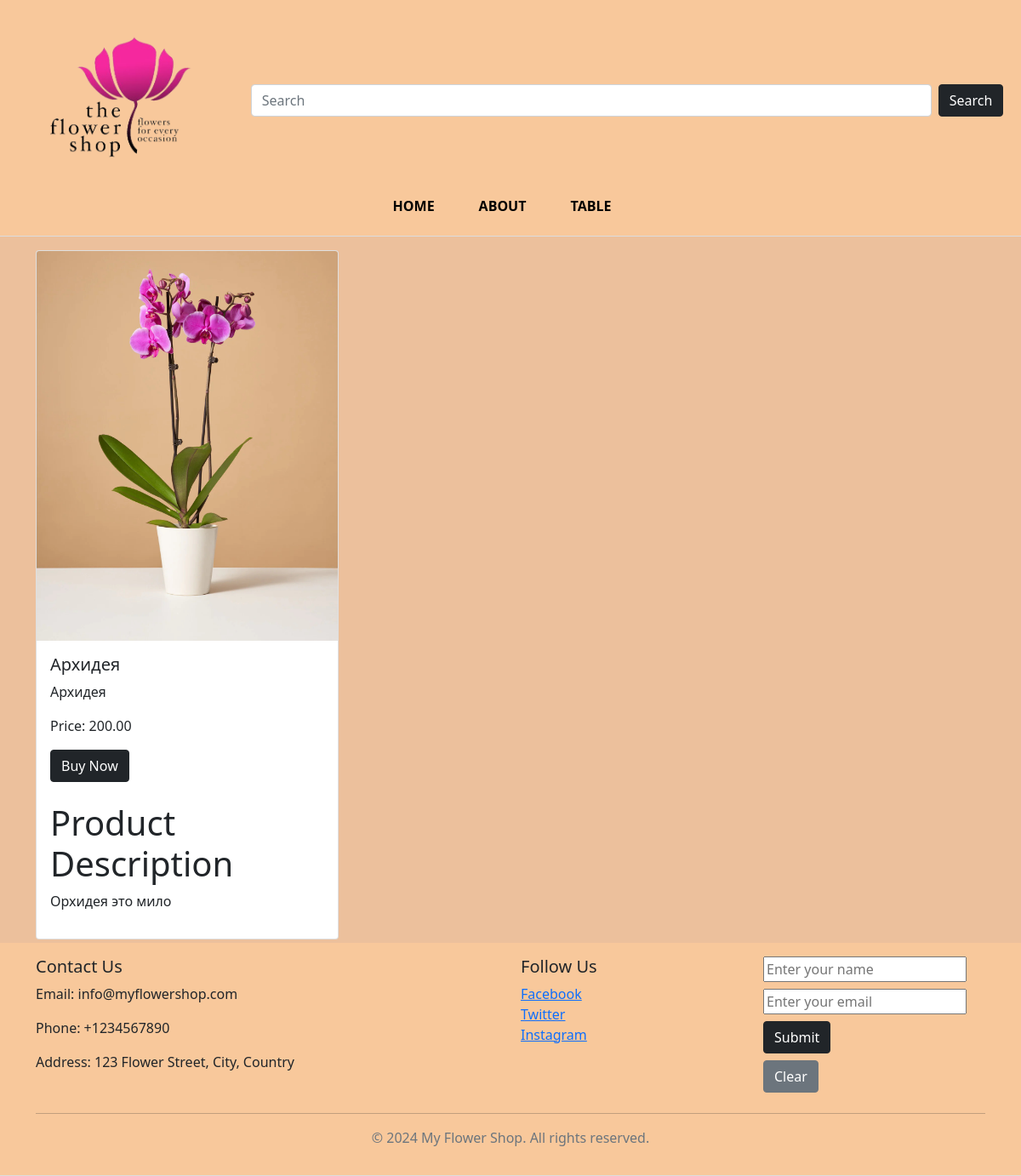
/description/3, run on an earlier commit of the app's database.
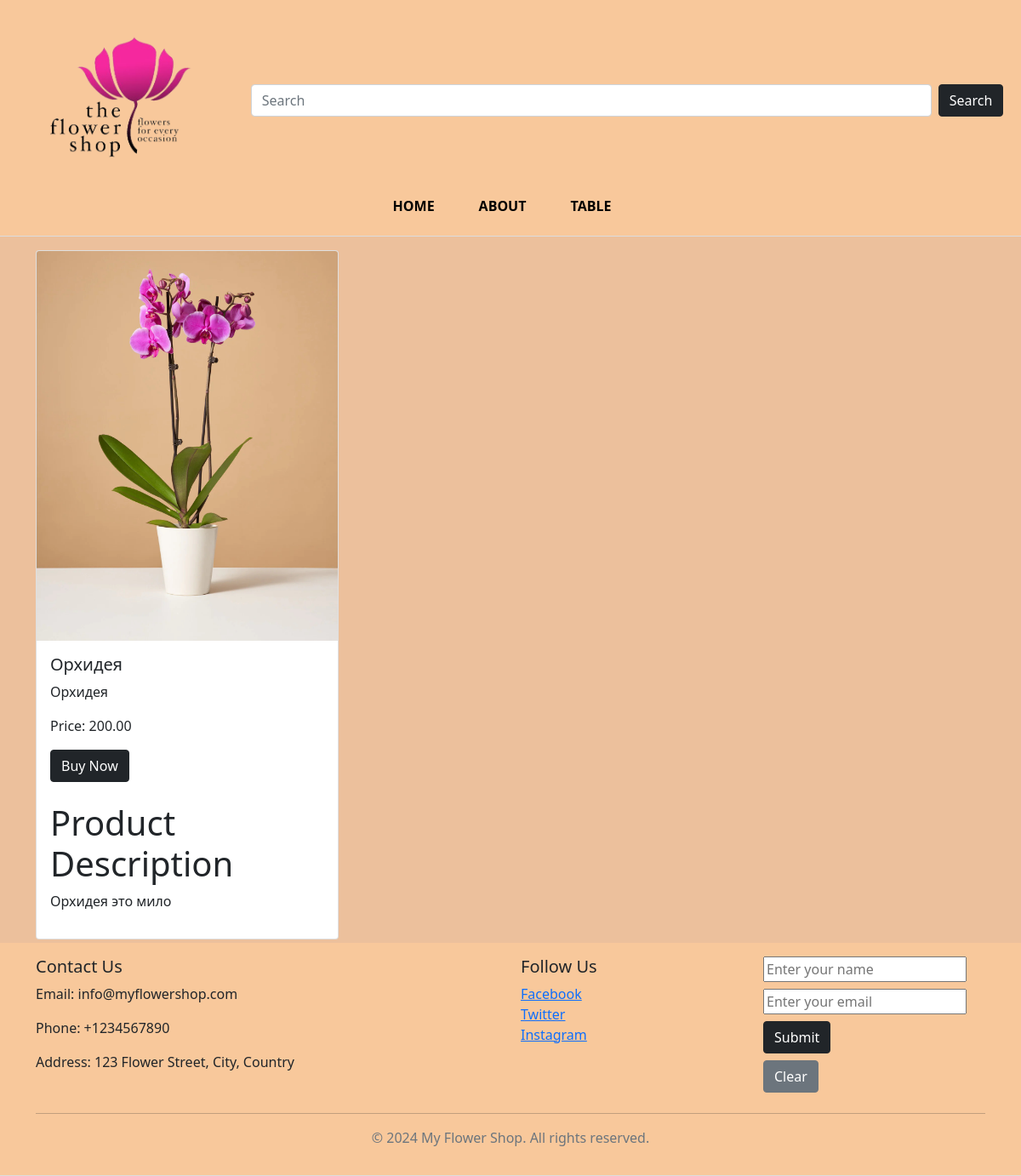
And on a later commit of the database.
### main/models.py (models this page shows, shortened)
class Product(models.Model):
    title = models.CharField(max_length=100)
    description = models.TextField()
    price = models.DecimalField(max_digits=10, decimal_places=2)
    image = models.ImageField(upload_to='static/img/')
    short_description = models.ForeignKey(ProductDescription, on_delete=models.SET_NULL, null=True)

class ProductDescription(models.Model):
    details = models.TextField()

### main/views.py (the view)
# urls.py: path('description/<int:product_id>', views.description, name='description'),
def description(request, product_id):
    product = get_object_or_404(Product, pk=product_id)
    product_description = product.short_description
    return render(request, 'main/description.html', {'product': product, 'product_description': product_description})

### templates/main/description.html
{% extends 'main/base.html' %}
{% block content %}
<div>
    <div class="row">
        <div class="col-md-4 mb-1">
            <div class="card product-card">
                <img src="{{ product.image.url }}" class="card-img-top" alt="{{ product.title }}">
                <div class="card-body">
                    <h5 class="card-title">{{ product.title }}</h5>
                    <p class="card-text">{{ product.description }}</p>
                    <p class="card-text">Price: {{ product.price }}</p>
                    <a href="#" class="btn btn-dark mb-4">Buy Now</a>
                    <h1>Product Description</h1>
                    {% if product_description %}
                    <p>{{ product_description.details }}</p>
                    {% else %}
                    <p>No description available</p>
                    {% endif %}
                </div>
            </div>
        </div>
    </div>
</div>
{% endblock %}

### templates/main/base.html (shortened to what this page needs)
<!DOCTYPE html>
<html lang="en">
<head>
    <link href="https://cdn.jsdelivr.net/npm/bootstrap@5.0.2/dist/css/bootstrap.min.css" rel="stylesheet"
>
    {% load static %}
    <link rel="stylesheet" href="{% static 'css/styles.css' %}">
</head>
<body>
    <header>
        <div class="flex-container">
            <div class="row align-items-center justify-content-center">
                <div class="col-auto">
                    <a href="{% url 'home' %}">
                        <img class="site-icon" src="{% static 'img/site-icon.png' %}" alt="Icon">
                    </a>
                </div>
                <div class="col-auto">
                    <form class="d-flex" method="GET" action="{% url 'search' %}">
                        <input class="form-control me-2" type="search" name="query" placeholder="Search"
                            aria-label="Search">
                        <button class="btn btn-dark" type="submit">Search</button>
                    </form>
                </div>
                <div class="col-auto">
                    <nav>
                        <ul class="nav">
                            <li class="nav-item">
                                <a class="nav-link {% if request.path == '/' %}active bg-dark text-white{% endif %}"
                                    href="{% url 'home' %}">HOME</a>
                            </li>
                            <li class="nav-item">
                                <a class="nav-link {% if request.path == '/about/' %}active bg-dark text-white{% endif %}"
                                    href="{% url 'about' %}">ABOUT</a>
                            </li>
                            <li class="nav-item">
                                <a class="nav-link {% if request.path == '/table/' %}active bg-dark text-white{% endif %}"
                                    href="{% url 'table' %}">TABLE</a>
                            </li>
                        </ul>
                    </nav>
                </div>
            </div>
        </div>
    </header>
    <main role="main" class="container">
        {% block content %}
        {% endblock %}
    </main>
    <footer class="footer mt-auto py-3">
        <div class="container">
            <div class="row">
                <div class="col-md-6">
                    <h5>Contact Us</h5>
                    <p>Email: info@myflowershop.com</p>
                    <p>Phone: +1234567890</p>
                    <p>Address: 123 Flower Street, City, Country</p>
                </div>
                <div class="col-md-6">
                    <div class="row">
                        <div class="col-md-6">
                            <h5>Follow Us</h5>
                            <ul class="list-unstyled">
                                <li><a href="#">Facebook</a></li>
                                <li><a href="#">Twitter</a></li>
                                <li><a href="#">Instagram</a></li>
                            </ul>
                        </div>
                        <div class="col-md-3">
                            <form id="data-form" class="col-md-12" method="post" action="">
                                <input class="mb-2" type="text" id="name" name="name" placeholder="Enter your name" required>
                                <input class="mb-2" type="email" id="email" name="email" placeholder="Enter your email" required>
                                <button type="submit" class="btn btn-dark mb-2">Submit</button>
                                <button type="button" id="clear-btn" class="btn btn-secondary mb-2">Clear</button>
                            </form>
                        </div>
                    </div>
                </div>
            </div>
            <hr>
            <div class="text-center">
                <p class="text-muted">&copy; 2024 My Flower Shop. All rights reserved.</p>
            </div>
        </div>
    </footer>
</body>
</html>

### static/css/styles.css (style rules this page uses)
body { margin: 0; padding: 0; background: #ecc09c; overflow-x: hidden; }
header { background: #f8c89b; padding: 15px 0; border-bottom: 1px solid #ddd; }
main { margin-top: 1rem; }
footer { background: #f8c89b; padding: 15px 0; border-bottom: 1px solid #ddd; }
.site-icon { cursor: default; width: 250px; }
.form-control { width: 800px; margin-right: 10px; }
.nav-item { margin-right: 20px; }
.nav-link { color: #000000; font-weight: bold; text-decoration: none; }
.product-card { height: 100%; }

What changed in the data, as far as the page shows it:
changed Product: title "Архидея" → "Орхидея"; description "Архидея" → "Орхидея"
